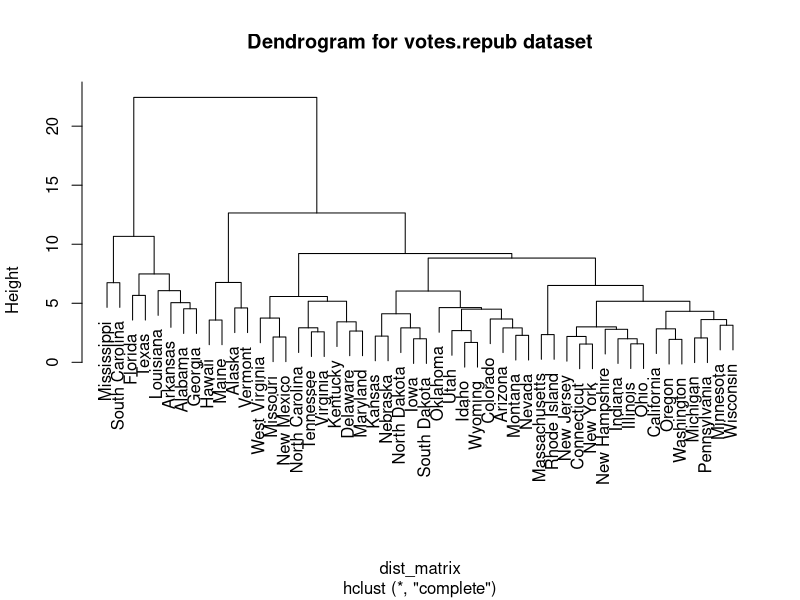

This figure's R source:
library(cluster)

data(votes.repub)

votes.repub_std <- scale(votes.repub)

dist_matrix <- dist(votes.repub_std)

plot(hclust(dist_matrix), main = "Dendrogram for votes.repub dataset")


